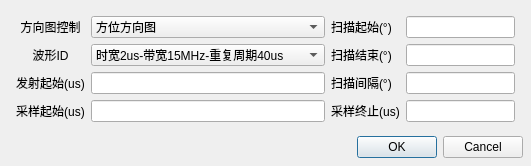
<?xml version="1.0" encoding="UTF-8"?>
<ui version="4.0">
  <class>FreqControlUI</class>
  <widget class="QDialog" name="FreqControlUI">
    <property name="geometry">
      <rect>
        <x>0</x>
        <y>0</y>
        <width>531</width>
        <height>153</height>
      </rect>
    </property>
    <property name="windowTitle">
      <string>Dialog</string>
    </property>
    <layout class="QVBoxLayout" name="verticalLayout">
      <property name="bottomMargin">
        <number>8</number>
      </property>
      <property name="rightMargin">
        <number>8</number>
      </property>
      <property name="topMargin">
        <number>8</number>
      </property>
      <property name="leftMargin">
        <number>8</number>
      </property>
      <property name="spacing">
        <number>6</number>
      </property>
      <item>
        <layout class="QGridLayout" name="gridLayout">
          <property name="bottomMargin">
            <number>8</number>
          </property>
          <property name="rightMargin">
            <number>8</number>
          </property>
          <property name="topMargin">
            <number>8</number>
          </property>
          <property name="leftMargin">
            <number>8</number>
          </property>
          <property name="spacing">
            <number>6</number>
          </property>
          <item row="2" column="1">
            <widget class="QLineEdit" name="transtart" />
          </item>
          <item row="0" column="1">
            <widget class="CustomComboBox" name="dircontrol">
              <property name="currentIndex">
                <number>0</number>
              </property>
              <item>
                <property name="text">
                  <string>方位方向图</string>
                </property>
              </item>
              <item>
                <property name="text">
                  <string>俯仰方向图</string>
                </property>
              </item>
            </widget>
          </item>
          <item row="1" column="2">
            <widget class="QLabel" name="label_4">
              <property name="text">
                <string>扫描结束(°)</string>
              </property>
            </widget>
          </item>
          <item row="2" column="2">
            <widget class="QLabel" name="label_5">
              <property name="text">
                <string>扫描间隔(°)</string>
              </property>
            </widget>
          </item>
          <item row="1" column="1">
            <widget class="CustomComboBox" name="wave">
              <property name="sizePolicy">
                <sizepolicy hsizetype="Expanding" vsizetype="Fixed">
                  <horstretch>0</horstretch>
                  <verstretch>0</verstretch>
                </sizepolicy>
              </property>
              <property name="currentIndex">
                <number>8</number>
              </property>
              <item>
                <property name="text">
                  <string>时宽2us-带宽6MHz-重复周期40us</string>
                </property>
              </item>
              <item>
                <property name="text">
                  <string>时宽2us-带宽6MHz-重复周期25us</string>
                </property>
              </item>
              <item>
                <property name="text">
                  <string>时宽4us-带宽6MHz-重复周期20us</string>
                </property>
              </item>
              <item>
                <property name="text">
                  <string>时宽10us-带宽6MHz-重复周期50us</string>
                </property>
              </item>
              <item>
                <property name="text">
                  <string>时宽20us-带宽6MHz-重复周期100us</string>
                </property>
              </item>
              <item>
                <property name="text">
                  <string>时宽35us-带宽6MHz-重复周期175us</string>
                </property>
              </item>
              <item>
                <property name="text">
                  <string>时宽2us-带宽15MHz-重复周期15us</string>
                </property>
              </item>
              <item>
                <property name="text">
                  <string>时宽2us-带宽15MHz-重复周期30us</string>
                </property>
              </item>
              <item>
                <property name="text">
                  <string>时宽2us-带宽15MHz-重复周期40us</string>
                </property>
              </item>
              <item>
                <property name="text">
                  <string>时宽10us-带宽15MHz-重复周期50us</string>
                </property>
              </item>
              <item>
                <property name="text">
                  <string>时宽25us-带宽15MHz-重复周期125us</string>
                </property>
              </item>
              <item>
                <property name="text">
                  <string>时宽35us-带宽15MHz-重复周期175us</string>
                </property>
              </item>
            </widget>
          </item>
          <item row="0" column="0">
            <widget class="QLabel" name="label">
              <property name="text">
                <string>方向图控制</string>
              </property>
              <property name="alignment">
                <set>Qt::AlignCenter</set>
              </property>
            </widget>
          </item>
          <item row="2" column="3">
            <widget class="QLineEdit" name="scanstep" />
          </item>
          <item row="1" column="0">
            <widget class="QLabel" name="label_2">
              <property name="text">
                <string>波形ID</string>
              </property>
              <property name="alignment">
                <set>Qt::AlignCenter</set>
              </property>
            </widget>
          </item>
          <item row="1" column="3">
            <widget class="QLineEdit" name="scanend" />
          </item>
          <item row="0" column="3">
            <widget class="QLineEdit" name="scanstart" />
          </item>
          <item row="2" column="0">
            <widget class="QLabel" name="label_6">
              <property name="text">
                <string>发射起始(us)</string>
              </property>
              <property name="alignment">
                <set>Qt::AlignCenter</set>
              </property>
            </widget>
          </item>
          <item row="0" column="2">
            <widget class="QLabel" name="label_3">
              <property name="text">
                <string>扫描起始(°)</string>
              </property>
            </widget>
          </item>
          <item row="3" column="0">
            <widget class="QLabel" name="label_7">
              <property name="text">
                <string>采样起始(us)</string>
              </property>
              <property name="alignment">
                <set>Qt::AlignCenter</set>
              </property>
            </widget>
          </item>
          <item row="3" column="1">
            <widget class="QLineEdit" name="samplestart" />
          </item>
          <item row="3" column="2">
            <widget class="QLabel" name="label_8">
              <property name="text">
                <string>采样终止(us)</string>
              </property>
              <property name="alignment">
                <set>Qt::AlignCenter</set>
              </property>
            </widget>
          </item>
          <item row="3" column="3">
            <widget class="QLineEdit" name="sampleend" />
          </item>
        </layout>
      </item>
      <item>
        <widget class="QDialogButtonBox" name="buttonBox">
          <property name="orientation">
            <enum>Qt::Horizontal</enum>
          </property>
          <property name="standardButtons">
            <set>QDialogButtonBox::Cancel|QDialogButtonBox::Ok</set>
          </property>
        </widget>
      </item>
    </layout>
  </widget>
  <customwidgets>
    <customwidget>
      <class>CustomComboBox</class>
      <extends>QComboBox</extends>
      <header>cusWidgets/customcombobox.h</header>
    </customwidget>
  </customwidgets>
  <resources />
  <connections/>
</ui>
